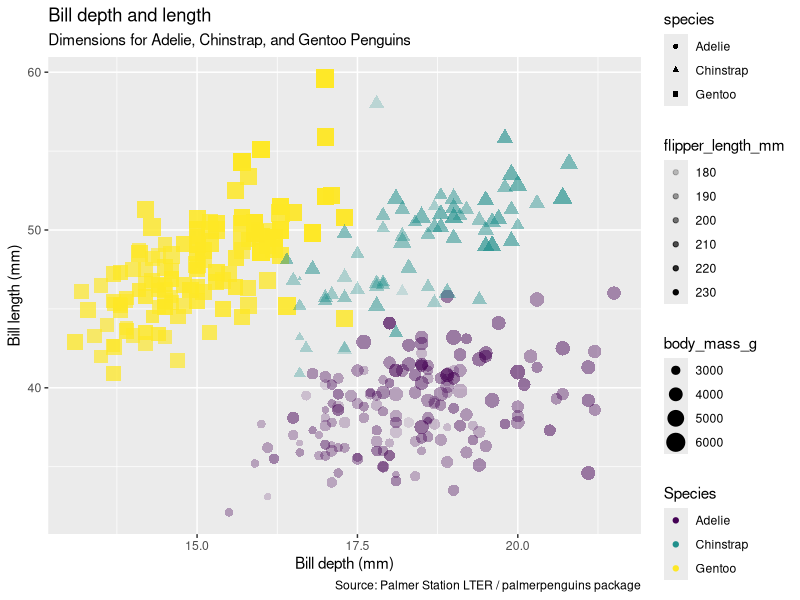
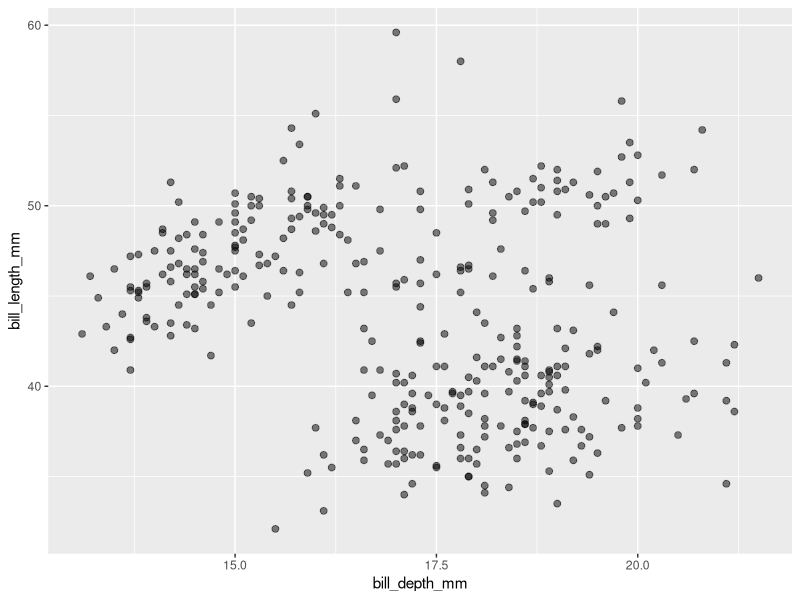
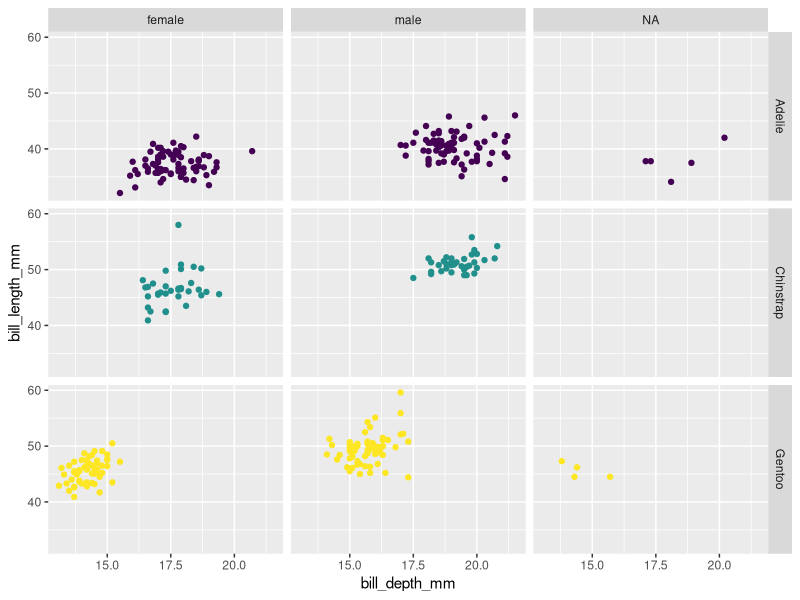

These charts were generated, in order, by the following R code:
## ggplot for Palmer Penguins (Introduction to ggplot)
## Created by: Sally Heo
## Created on: 02-08-22
## Last edited: 02-08-22
#############################################

### Load libraries needed for code to run ###
install.packages("palmerpenguins") # Data for Palmer Penguins
library(tidyverse) # Do this before we run any ggplot and before we start
library(here) # Do this every time and be sure you are in the line and click run
library(palmerpenguins) # Do this every time and make sure you are in the line and click run

### Function ###
glimpse(penguins) # Without loading tidyverse first, this function won't work 

### Data ### 
library(palmerpenguins) # Data: Palmer Penguins

#### Visualize Palmer Penguins Data with Mapping ####

ggplot(data=penguins, # Penguin Dataframe
       mapping = aes(x = bill_depth_mm, # Map bill_depth_mm on x-axis
                     y = bill_length_mm, # Map bill_length_mm on y-axis
                     color = species, # Mapping species to the color of each point
                     shape = species, 
                     size = body_mass_g,
                     alpha = flipper_length_mm)) + # Alpha (transparency)
  geom_point()+ # Represent each observation with a point (Each plot uses a different visual object to present the data)
  labs(title = "Bill depth and length", # Title of the plot
       subtitle ="Dimensions for Adelie, Chinstrap, and Gentoo Penguins", # Subtitle of the plot
      x = "Bill depth (mm)", y = "Bill length (mm)",# Labeling the x-axis and y-axis on the plot
      color = "Species", # Labeling the legend species
      caption = "Source: Palmer Station LTER / palmerpenguins package")+ # caption for the source of the data
  scale_color_viridis_d() # Adding a discrete color scale 


### Visualize data with Setting ###

ggplot(data=penguins, 
       mapping = aes(x = bill_depth_mm,
                     y = bill_length_mm)) + 
geom_point(size = 2, alpha = 0.5)

### Faceting ###
## Note: Make sure to always label your plots with proper titles and axis labels
ggplot(penguins,
       aes(x = bill_depth_mm,
           y = bill_length_mm,
           color = species,)) +
  geom_point()+
  scale_color_viridis_d()+
  facet_grid(species~sex)+ # ~ tilda; species as a function of sex
  guides(color = FALSE)
                     




